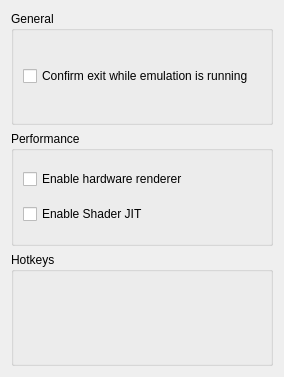
<?xml version="1.0" encoding="UTF-8"?>
<ui version="4.0">
 <class>ConfigureGeneral</class>
 <widget class="QWidget" name="ConfigureGeneral">
  <property name="geometry">
   <rect>
    <x>0</x>
    <y>0</y>
    <width>284</width>
    <height>377</height>
   </rect>
  </property>
  <property name="windowTitle">
   <string>Form</string>
  </property>
  <layout class="QHBoxLayout" name="horizontalLayout">
   <item>
    <layout class="QVBoxLayout" name="verticalLayout">
     <item>
      <widget class="QGroupBox" name="groupBox">
       <property name="title">
        <string>General</string>
       </property>
       <layout class="QHBoxLayout" name="horizontalLayout_3">
        <item>
         <layout class="QVBoxLayout" name="verticalLayout_2">
          <item>
           <widget class="QCheckBox" name="toogleCheckExit">
            <property name="text">
             <string>Confirm exit while emulation is running</string>
            </property>
           </widget>
          </item>
         </layout>
        </item>
       </layout>
      </widget>
     </item>
     <item>
      <widget class="QGroupBox" name="groupBox_2">
       <property name="title">
        <string>Performance</string>
       </property>
       <layout class="QHBoxLayout" name="horizontalLayout_2">
        <item>
         <layout class="QVBoxLayout" name="verticalLayout_3">
          <item>
           <widget class="QCheckBox" name="toogleHWRenderer">
            <property name="text">
             <string>Enable hardware renderer</string>
            </property>
           </widget>
          </item>
          <item>
           <widget class="QCheckBox" name="toogleShaderJIT">
            <property name="text">
             <string>Enable Shader JIT</string>
            </property>
           </widget>
          </item>
         </layout>
        </item>
       </layout>
      </widget>
     </item>
     <item>
      <widget class="QGroupBox" name="groupBox_3">
       <property name="title">
        <string>Hotkeys</string>
       </property>
       <layout class="QHBoxLayout" name="horizontalLayout_4">
        <item>
         <layout class="QVBoxLayout" name="verticalLayout_4">
          <item>
           <widget class="GHotkeysDialog" name="widget" native="true"/>
          </item>
         </layout>
        </item>
       </layout>
      </widget>
     </item>
    </layout>
   </item>
  </layout>
 </widget>
 <customwidgets>
  <customwidget>
   <class>GHotkeysDialog</class>
   <extends>QWidget</extends>
   <header>hotkeys.h</header>
   <container>1</container>
  </customwidget>
 </customwidgets>
 <resources/>
 <connections/>
</ui>
